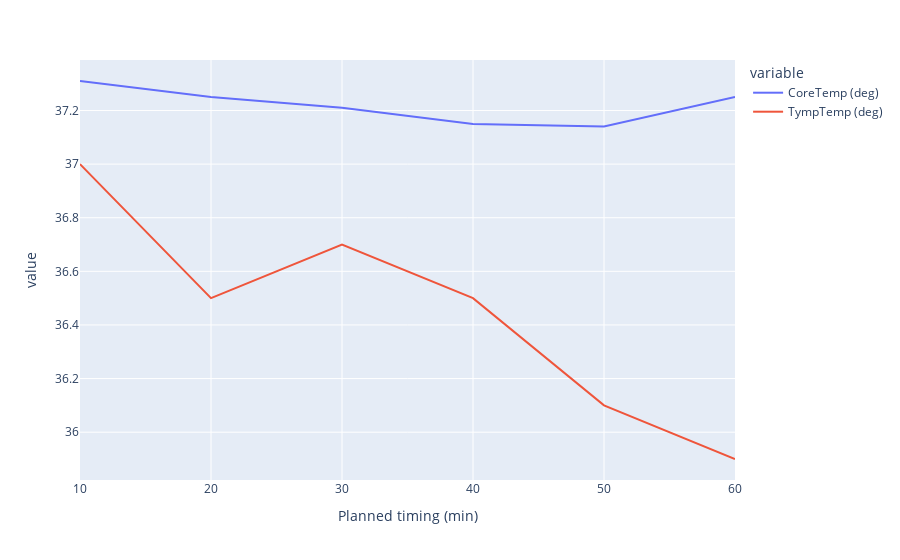

Here is the notebook cell this chart was saved with:
### Markdown cell above
### ploting time vs CT ,

### Code cell
fig = px.line(pID_12, x="Planned timing (min)", y=["CoreTemp (deg)","TympTemp (deg)"])
fig.show()

### Figure 1 — Plotly figure (JSON) as saved in the notebook; plotly's stock layout.template omitted (floating-point values rounded to 4 significant figures)
{"data": [{"hovertemplate": "variable=CoreTemp (deg)<br>Planned timing (min)=%{x}<br>value=%{y}<extra></extra>", "legendgroup": "CoreTemp (deg)", "line": {"color": "#636efa", "dash": "solid"}, "marker": {"symbol": "circle"}, "mode": "lines", "name": "CoreTemp (deg)", "orientation": "v", "showlegend": true, "x": [10, 20, 30, 40, 50, 60], "xaxis": "x", "y": [37.31, 37.25, 37.21, 37.15, 37.14, 37.25], "yaxis": "y", "type": "scatter"}, {"hovertemplate": "variable=TympTemp (deg)<br>Planned timing (min)=%{x}<br>value=%{y}<extra></extra>", "legendgroup": "TympTemp (deg)", "line": {"color": "#EF553B", "dash": "solid"}, "marker": {"symbol": "circle"}, "mode": "lines", "name": "TympTemp (deg)", "orientation": "v", "showlegend": true, "x": [10, 20, 30, 40, 50, 60], "xaxis": "x", "y": [37.0, 36.5, 36.7, 36.5, 36.1, 35.9], "yaxis": "y", "type": "scatter"}], "layout": {"xaxis": {"anchor": "y", "domain": [0.0, 1.0], "title": {"text": "Planned timing (min)"}}, "yaxis": {"anchor": "x", "domain": [0.0, 1.0], "title": {"text": "value"}}, "legend": {"title": {"text": "variable"}, "tracegroupgap": 0}, "margin": {"t": 60}}}
